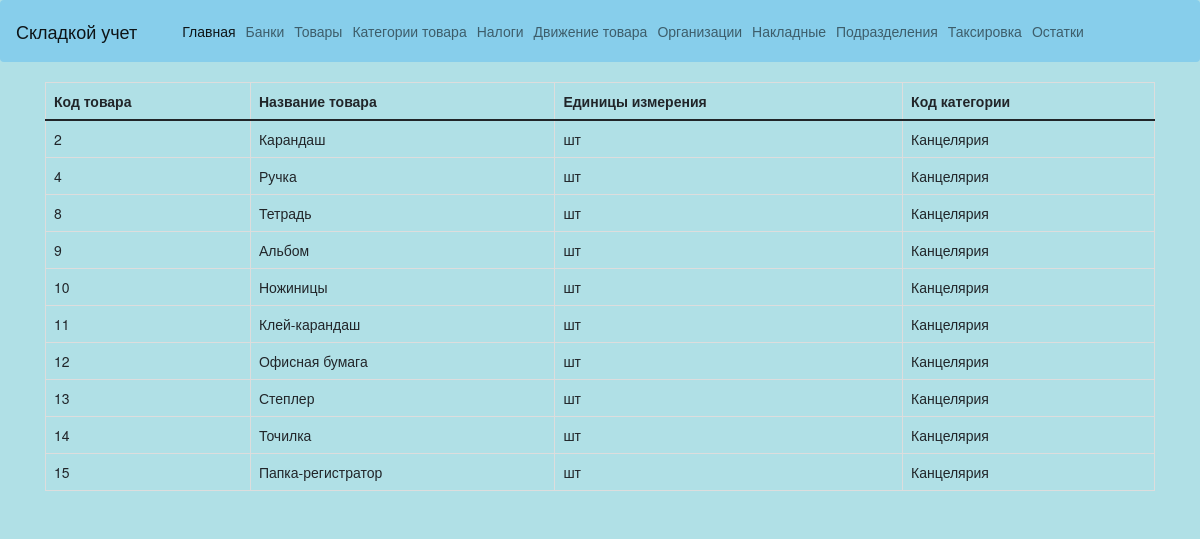
Screenshot of /createtovar with the database file from the repository.
### WebProjectApplication/models.py (models this page shows, shortened)
class Tovar(models.Model):
    name = models.CharField(max_length=20)
    edizm = models.CharField(max_length=10)
    kodkategorii = models.ForeignKey(Kategoriitovara, on_delete=models.CASCADE)
    class Meta:
        verbose_name = 'Товар'
        verbose_name_plural = 'Товары'

class Kategoriitovara(models.Model):
    namekategorii = models.CharField(max_length=20)
    class Meta:
        verbose_name = 'Категория товара'
        verbose_name_plural = 'Категории товара'
    def __str__(self):
        return self.namekategorii

### WebProjectApplication/views.py (the view)
# urls.py: path('createtovar', views.createtovar, name='createtovar'),
def createtovar(request):
    Tovars = Tovar.objects.all()
    if request.method == 'GET':
        form = TovarForm()
    elif request.method == 'POST':
        form = TovarForm(request.POST)
        if form.is_valid():
            form.save()
            return HttpResponseRedirect('/createtovar')
    return render(request, 'WebProjectApplication/createtovar.html', {'form': form, 'Tovars': Tovars})

### templates/WebProjectApplication/createtovar.html (shortened to what this page needs)
{% extends 'layout.html' %}
{% block content %}
{% load static %}
<table class="table table-bordered">
  <thead>
    <tr>
      <th scope="col">Код товара</th>
      <th scope="col">Название товара</th>
      <th scope="col">Единицы измерения</th>
      <th scope="col">Код категории</th>
    </tr>
  </thead>
  <tbody>
   {% for newTovar in Tovars %}
    <tr>
    <td>{{ newTovar.id }} </td>
    <td>{{ newTovar.name }}</td>
    <td>{{ newTovar.edizm }}</td>
    <td>{{ newTovar.kodkategorii }}</td>
    </tr>
    {% endfor %}
  </tbody>
</table>
{% endblock %}

### templates/layout.html (shortened to what this page needs)
<!DOCTYPE html>
<html lang='en'>
<head>
    <link rel="stylesheet" href="https://stackpath.bootstrapcdn.com/bootstrap/5.0.0-alpha2/css/bootstrap.min.css">
    <link rel="stylesheet" href="https://stackpath.bootstrapcdn.com/bootstrap/5.0.0-alpha1/css/bootstrap.min.css">
    <link rel="stylesheet" href="https://maxcdn.bootstrapcdn.com/bootstrap/3.3.7/css/bootstrap.min.css">
    {% load static%}
</head>
<body style="background-color:#B0E0E6">
<nav class="navbar navbar-expand-lg navbar-light" style="background-color:#87CEEB">
  <div class="container-fluid">
    <a class="navbar-brand" href="{% url 'index' %}">Складкой учет</a>
    <div class="collapse navbar-collapse" id="navbarNavDropdown">
      <ul class="navbar-nav">
        <li class="nav-item">
          <a class="nav-link active" aria-current="page" href="{% url 'index' %}">Главная</a>
        </li>
        <li class="nav-item">
          <a class="nav-link" href="{% url 'createbanks' %}">Банки</a>
        </li>
        <li class="nav-item">
          <a class="nav-link" href="{% url 'createtovar' %}">Товары</a>
        </li>
        <li class="nav-item">
          <a class="nav-link" href="{% url 'createkategory' %}">Категории товара</a>
        </li>
        <li class="nav-item">
          <a class="nav-link" href="{% url 'createnalog' %}">Налоги</a>
        </li>
        <li class="nav-item">
          <a class="nav-link" href="{% url 'createdvizhenie' %}">Движение товара</a>
        </li>
        <li class="nav-item">
          <a class="nav-link" href="{% url 'createorg' %}">Организации</a>
        </li>
        <li class="nav-item">
          <a class="nav-link" href="{% url 'createnakladnie' %}">Накладные</a>
        </li>
        <li class="nav-item">
          <a class="nav-link" href="{% url 'createpodr' %}">Подразделения</a>
        </li>
        <li class="nav-item">
          <a class="nav-link" href="{% url 'createtaks' %}">Таксировка</a>
        </li>
        <li class="nav-item">
          <a class="nav-link" href="{% url 'createost' %}">Остатки</a>
        </li>
      </ul>
    </div>
  </div>
</nav>
<div class="container">
{% block content %}
{% endblock %}
</div>
</body>
</html>

### rows the page displays
Tovar: id "2", name "Карандаш", edizm "шт", kodkategorii "Канцелярия"
Tovar: id "4", name "Ручка", edizm "шт", kodkategorii "Канцелярия"
Tovar: id "8", name "Тетрадь", edizm "шт", kodkategorii "Канцелярия"
Tovar: id "9", name "Альбом", edizm "шт", kodkategorii "Канцелярия"
Tovar: id "10", name "Ножиницы", edizm "шт", kodkategorii "Канцелярия"
Tovar: id "11", name "Клей-карандаш", edizm "шт", kodkategorii "Канцелярия"
Tovar: id "12", name "Офисная бумага", edizm "шт", kodkategorii "Канцелярия"
Tovar: id "13", name "Степлер", edizm "шт", kodkategorii "Канцелярия"
Tovar: id "14", name "Точилка", edizm "шт", kodkategorii "Канцелярия"
Tovar: id "15", name "Папка-регистратор", edizm "шт", kodkategorii "Канцелярия"
